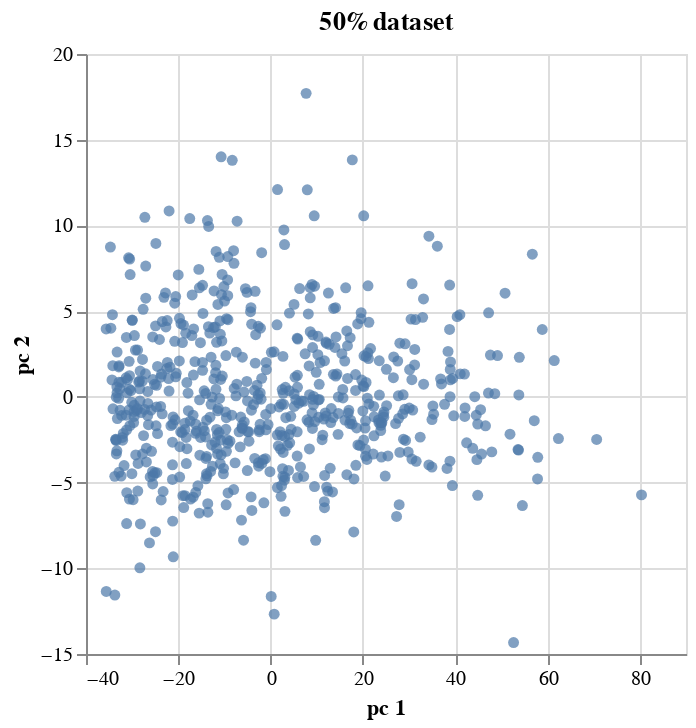

Notebook cell for this chart:
### Markdown cell above
Repeat with 50% dataset (list_50_percent

### Code cell
# select rows
pca50 = CRISPR_transpose.loc[list_50_percent].dropna()  #remove nan

# removing nan changed len from 186 to 139
print('Removing nan caused shape to change from', 
      CRISPR_transpose.loc[list_50_percent].shape,'to', pca50.shape) 

X_pca50 = StandardScaler().fit(pca50).transform(pca50)

pca50data = PCA(n_components = 2, random_state=0).fit_transform(X_pca50)
print(X_pca50.shape)

pca50Df = pd.DataFrame(data = pca50data, index=pca50.index ,columns = ['pc 1', 'pc 2'])
print(pca50Df.shape)

# visualize
chart50 = alt.Chart(pca50Df.reset_index()).mark_circle().encode(
    x='pc 1',
    y='pc 2',
    tooltip=['index','pc 1', 'pc 2'],
).properties(title='50% dataset')

chart50

### Figure 1 — Vega-Lite specification as saved in the notebook (floating-point values rounded to 4 significant figures; data arrays with more than 128 entries replaced by an {"elided": "..."} marker saying what was removed)
{"config": {"range": {"category": {"scheme": "category20"}}}, "data": {"name": "data-3f77d978f49342c8595a6271414eab42"}, "mark": "circle", "encoding": {"tooltip": [{"type": "nominal", "field": "index"}, {"type": "quantitative", "field": "pc 1"}, {"type": "quantitative", "field": "pc 2"}], "x": {"type": "quantitative", "field": "pc 1"}, "y": {"type": "quantitative", "field": "pc 2"}}, "title": "50% dataset", "$schema": "https://vega.github.io/schema/vega-lite/v4.8.1.json", "datasets": {"data-3f77d978f49342c8595a6271414eab42": {"elided": "616 records"}}}
